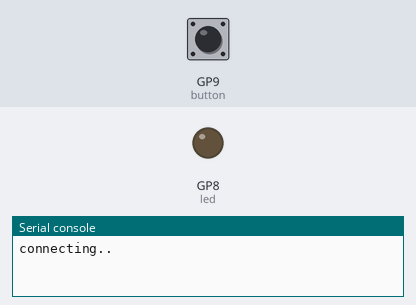
The program below on a simulated Raspberry Pi Pico running MicroPython. Shown: output pins drawn as LEDs (lit = HIGH), the last lines printed to the serial console. Inputs (shaded band) come from the test bench; at power-on: GP9 (button) HIGH. Random numbers come from a fixed seed; web requests get an empty 200 reply after 0.4 s.

Above: at 0.1 s.
At 3.1 s:
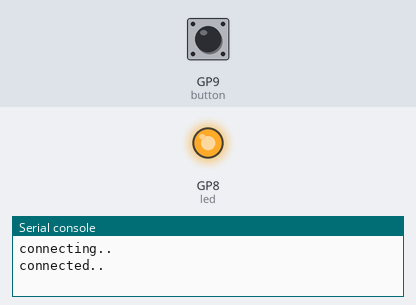
Timing chart, 0 to 4.6 s (numbered marks = the images above):
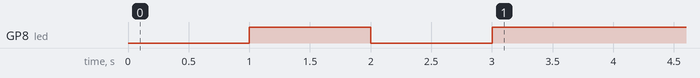

The program:

button.py
```python
from machine import Pin
from micropython import schedule
from random import randint
from utime import sleep_ms

import gc
import network
import urequests

DELAY = 1000
SSID = "upycon"
PASSWORD = "kiwipycon"
URL = "http://192.168.2.64:8000/"

led = Pin(8, Pin.OUT)
button = Pin(9, Pin.IN, Pin.PULL_UP)


def connect():
    connection = network.WLAN(network.STA_IF)
    connection.active(True)
    connection.ifconfig(
        [
            "192.168.2.185",
            "255.255.255.0",
            "192.168.2.1",
            "9.9.9.9",
        ]
    )
    connection.connect(SSID, PASSWORD)
    while connection.status() != network.STAT_GOT_IP:
        # blink LED while connecting
        led.value(0)
        sleep_ms(DELAY)
        led.value(1)
        sleep_ms(DELAY)


def blink(loops):
    for i in range(0, loops):
        led.value(not led.value())
        sleep_ms(DELAY)


def get_colour():
    return f"{randint(0, 255):02x}"


def send_data(name):
    r = get_colour()
    g = get_colour()
    b = get_colour()
    data = {"text": f"{name}", "color": f"#{r}{g}{b}"}
    urequests.post(URL, json=data)
    gc.collect()


def button_click():
    old_state = 1
    while True:
        new_state = button.value()

        if new_state == 0 and old_state == 1:
            # button pressed
            led.value(not led.value())
            schedule(send_data, "K")

        old_state = new_state
        sleep_ms(DELAY)


def main():
    print("connecting..")
    connect()
    print("connected..")

    # response = urequests.get("https://api.seeip.org/jsonip")
    # print(response.text)

    blink(2)

    send_data("Kesara")

    button_click()


main()
```
